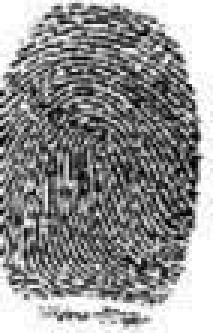
%> input picture Práticas/0 - Old/Práticas 2019_2 - Gabriel Calais/Prática 5/dig1.jpg, 71 x 111 px (shown 3 times larger)
$ octave PRATICA_P2_93506_93529_ELT410.m   (GNU Octave 9; MATLAB toolbox functions it lacks are replaced by stand-ins)
%> lines starting %> are read from the running program, lines starting %| are printed output that depends on the picture
%% UNIVERSIDADE FEDERAL DE VI荗SA
% ELT - 410 SINAIS E SISTEMAS
% Gabriel Pereira de Calais e M醨cio Von Rondow Campos

clc
clear all;
close all;

%% Roteiro Pr醫ica 5

%Fun玢o de Correla玢o Cruzada

%Correla玢o entre senoide e cossenoide

fs = 256;
fo = 8;
tmax = 16;
t = 0:1/fs:tmax;
x1 = sin(2*pi*fo*t); %Cria sinal de senoide
x2 = cos(2*pi*fo*t); %Cria sinal de cossenoide
[Rx1x2,lags] = xcorr(x1,x2,'coeff'); %Calcula a correla玢o entre a senoide e a cossenoide
figure;
subplot(3,1,1); plot(t,x1,'b'); xlabel('Amostra (s)'); ylabel('Amplitude'); title('Senoide');
axis([0 3 -1 1]); %Define o tamanho dos eixos plotados
subplot(3,1,2); plot(t,x2,'r'); xlabel('Amostra (s)'); ylabel('Amplitude'); title('Cossenoide');
axis([0 3 -1 1]);
subplot(3,1,3); plot(lags,Rx1x2,'k'); xlabel('Posi玢o do dado'); ylabel('Amplitude'); title('Correla玢o');
axis([-1000 1000 -1 1]);
%> figure, not shown here; panel 1: curve peaks at x = 0.0312, y = 1; panel 2: curve peaks at x = 0, y = 1; panel 3: curve peaks at x = 8, y = 0.998

%Correla玢o entre dois ru韉os diferentes

r1 = randn(size(t)); %Cria um ru韉o
r2 = randn(size(t));
Rr1r2 = xcorr(r1,r2,'coeff'); %Correlaciona os dois ru韉os
figure;
subplot(3,1,1);plot(t,r1,'b'); xlabel('Amostra (s)'); ylabel('Amplitude'); title('Ru韉o 1');
axis([0 3 -3 3]);
subplot(3,1,2);plot(t,r2,'r'); xlabel('Amostra (s)'); ylabel('Amplitude'); title('Ru韉o 2');
axis([0 3 -3 3]);
subplot(3,1,3);plot(lags,Rr1r2,'k'); xlabel('Posi玢o do dado'); ylabel('Amplitude'); title('Correla玢o');
axis([-1000 1000 -1 1]);
%> figure, not shown here; panel 1: curve peaks at x = 12.73, y = 3.29, above the top of the axes; panel 3: curve peaks at x = 933, y = 0.0482

%Correla玢o entre senoide pura e senoide ruidosa

xn = x1 + sqrt(0.5)*r1; %Cria uma senoide ruidosa; %Vari鈔cia menor
Rxx = xcorr(x1,xn,'coeff'); %Correlaciona a senoide pura com a ruidosa
figure;
subplot(3,1,1);plot(t,x1,'b'); xlabel('Amostra (s)'); ylabel('Amplitude'); title('Senoide Pura');
axis([0 3 -1 1]);
subplot(3,1,2);plot(t,xn,'r'); axis tight %Ajusta o gr醘ico ao tamanho do vetor
xlabel('Amostra (s)'); ylabel('Amplitude'); title('Senoide Ruidosa');
axis([0 3 -3 3]);
subplot(3,1,3);plot(lags,Rxx,'k'); xlabel('Posi玢o do dado'); ylabel('Amplitude'); title('Correla玢o');
axis([-1000 1000 -1 1]);
%> figure, not shown here; panel 1: curve peaks at x = 0.0312, y = 1; panel 2: curve peaks at x = 12.14, y = 3.05, above the top of the axes; panel 3: curve peaks at x = 0, y = 0.702

xn2 = x1 + sqrt(2)*r1; %Cria uma senoide ruidosa; %Vari鈔cia maior
Rxx = xcorr(x1,xn2,'coeff'); %Correlaciona a senoide pura com a ruidosa
figure;
subplot(3,1,1);plot(t,x1,'b'); xlabel('Amostra (s)'); ylabel('Amplitude'); title('Senoide Pura');
axis([0 3 -1 1]);
subplot(3,1,2);plot(t,xn2,'r'); axis tight %Ajusta o gr醘ico ao tamanho do vetor
xlabel('Amostra (s)'); ylabel('Amplitude'); title('Senoide Ruidosa');
axis([0 3 -3 3]);
subplot(3,1,3);plot(lags,Rxx,'k'); xlabel('Posi玢o do dado'); ylabel('Amplitude'); title('Correla玢o');
axis([-1000 1000 -1 1]);
%> figure, not shown here; panel 1: curve peaks at x = 0.0312, y = 1; panel 2: curve peaks at x = 12.14, y = 5.28, above the top of the axes; panel 3: curve peaks at x = 0, y = 0.442

%An醠ise do comportamento da correla玢o de uma senoide pura com uma senoide
%ruidosa com a varia玢o da amplitude do ru韉o

for k = 1:20
    a = xcorr(x1,x1+k*r1,'coeff');
    R(k) = max(a);
end
figure;
plot(R);
xlabel('Amplitude do Ru韉o');
ylabel('Correla玢o entre senoide pura e senoide ruidosa');
title('Correla玢o x Amplitude de Ru韉o');
%> figure, not shown here; curve peaks at x = 1, y = 0.572

%Autocorrela鏰o

n1 = 0:19;
x1 = zeros(1,length(n1));
for i = 0:19
    x1(i+1) = 0.1^i; %Cria a fun玢o x[n]=0.1^n
end
[C1,c1] = xcorr(x1,x1,'coeff'); %Realiza a autocorrela玢o do sinal
figure;
subplot(3,1,1); plot(c1,C1,'b');
title('Autocorrela玢o de x[n]=0.1^n');
xlabel('Amostra (s)');
ylabel('Amplitude');

n2 = 0:19;
x2 = zeros(1,length(n2));
for i = 0:19
    x2(i+1) = 0.5^i; %Cria a fun玢o x[n]=0.5^n
end
[C2,c2] = xcorr(x2,x2,'coeff'); %Realiza a autocorrela玢o do sinal
subplot(3,1,2); plot(c2,C2,'k');
title('Autocorrela玢o de x[n]=0.5^n');
xlabel('Amostra (s)');
ylabel('Amplitude');

n3 = 0:19;
x3 = zeros(1,length(n3));
for i = 0:19
    x3(i+1) = 0.8^i; %Cria a fun玢o x[n]=0.8^n
end
[C3,c3] = xcorr(x3,x3,'coeff'); %Realiza a autocorrela玢o do sinal
subplot(3,1,3); plot(c3,C3,'r');
title('Autocorrela玢o de x[n]=0.8^n');
xlabel('Amostra (s)');
ylabel('Amplitude');
%> figure, not shown here; panel 1: curve peaks at x = 0, y = 1

%Filtragem com convolu玢o

x1 = sin(2*pi*fo*t);
F = 5;
f = ones(1,F)./F; %Cria um vetor filtro
xc = conv(xn,f); %Filtra o sinal, convoluindo-o
figure;
plot(t,xc(1:length(t)));
title('Convolu玢o de xn com f'); xlabel('Amostra (s)'); ylabel('Amplitude');
axis([0 3 -2 2]);
%> figure, not shown here; curve peaks at x = 3.79, y = 1.92
[Rxx,c] = xcorr(xc(1:length(t)),x1); %Correlaciona o sinal original com o sinal filtrado
figure;
subplot(3,1,1);plot(t,xc(1:length(t)),'b');
title('Sinal convolu韉o (xc)'); xlabel('Amostra (s)'); ylabel('Amplitude');
axis([0 3 -1 1]);
subplot(3,1,2);plot(t(1:length(x1)),x1,'r');
title('Sinal x1'); xlabel('Amostra (s)'); ylabel('Amplitude');
axis([0 3 -1 1]);
subplot(3,1,3);plot(c,Rxx,'k');
title('Correla玢o de x1 e xc'); xlabel('Amostra (s)'); ylabel('Amplitude');
axis([-4000 4000 -2000 2000]);
%> figure, not shown here; panel 1: curve peaks at x = 3.79, y = 1.92, above the top of the axes; panel 2: curve peaks at x = 0.0312, y = 1; panel 3: curve peaks at x = 2, y = 1966.5

%Alterando F

F = 50; %F com valor maior
f = ones(1,F)./F; %Cria um vetor filtro
xc = conv(xn,f); %Filtra o sinal, convoluindo-o
figure;
plot(t,xc(1:length(t)));
title('Convolu玢o de xn com f'); xlabel('Amostra (s)'); ylabel('Amplitude');
axis([0 3 -0.6 0.6]);
%> figure, not shown here; curve peaks at x = 15.95, y = 0.433
[Rxx,c] = xcorr(xc(1:length(t)),x1); %Correlaciona o sinal original com o sinal filtrado
figure;
subplot(3,1,1);plot(t,xc(1:length(t)),'b');
title('Sinal convolu韉o (xc)'); xlabel('Amostra (s)'); ylabel('Amplitude');
axis([0 3 -1 1]);
subplot(3,1,2);plot(t(1:length(x1)),x1,'r');
title('Sinal x1'); xlabel('Amostra (s)'); ylabel('Amplitude');
axis([0 3 -1 1]);
subplot(3,1,3);plot(c,Rxx,'k');
title('Correla玢o de x1 e xc'); xlabel('Amostra (s)'); ylabel('Amplitude');
axis([-4000 4000 -500 500]);
%> figure, not shown here; panel 1: curve peaks at x = 15.95, y = 0.433; panel 2: curve peaks at x = 0.0312, y = 1; panel 3: curve peaks at x = 9, y = 405.5

%Promedia玢o

M = 16; %Define o n鷐ero de janelas da promedia玢o
xp = xn(1:tmax*fs/M);
for k = 1:(M-1)
    xp = xp+xn((k*tmax*fs/M+1):((k+1)*tmax*fs/M)); %Somat髍io que realiza a promedia玢o
end
xp = xp./M;
figure;
plot(t(1:tmax*fs/M),xp);
title('Sinal Promediado');xlabel('Amostra (s)');ylabel('Amplitude');
%> after `ylabel('Amplitude')`:
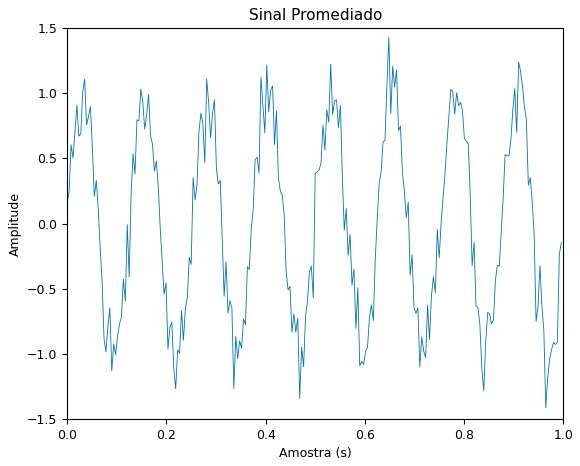
%> figure redrawn from the program's plot data; curve peaks at x = 0.648, y = 1.43

[Rxx,v] = xcorr(xp,x1(1:tmax*fs/M),'coeff'); %Correlaciona o sinal original com o sinal promediado
figure;
subplot(3,1,1);plot(t(1:length(xp)),xp,'b');
title('Sinal Promediado');xlabel('Amostra (s)');ylabel('Amplitude');
subplot(3,1,2);plot(t(1:length(x1)),x1,'r');
title('Sinal Original');xlabel('Amostra (s)');ylabel('Amplitude');
axis([0 1 -1 1]);
subplot(3,1,3);plot(v,Rxx,'k');
title('Correla玢o');xlabel('Amostra (s)');ylabel('Amplitude');
axis([-250 250 -1 1]);
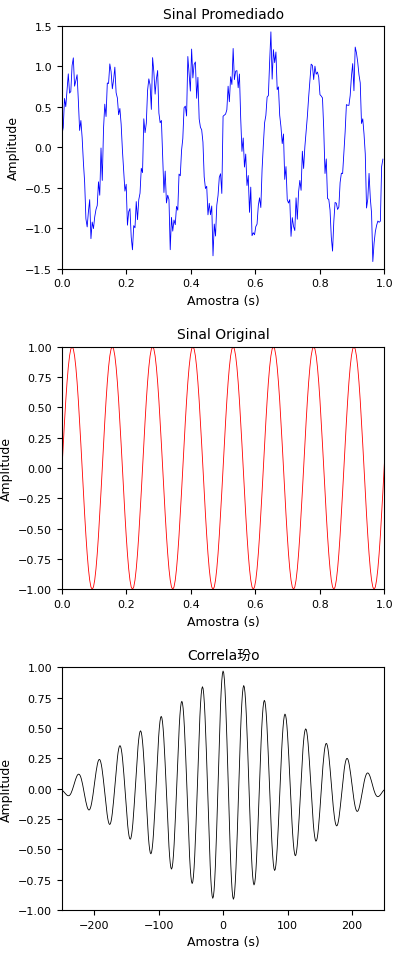
%> figure redrawn from the program's plot data, 3 panels; panel 1: curve peaks at x = 0.648, y = 1.43; panel 2: curve peaks at x = 0.0312, y = 1; panel 3: curve peaks at x = 0, y = 0.969

%Alterando o n鷐ero de janelas M

M = 64; %N鷐ero maior de janelas
xp = xn(1:tmax*fs/M);
for k = 1:(M-1)
    xp = xp+xn(k*tmax*fs/M+1:((k+1)*tmax*fs/M)); %Somat髍io que realiza a promedia玢o
end
xp = xp./M;
figure;
plot(t(1:tmax*fs/M),xp);
title('Sinal Promediado');xlabel('Amostra (s)');ylabel('Amplitude');

[Rxx,u] = xcorr(xp,x1(1:tmax*fs/M),'coeff'); %Correlaciona o sinal original com o sinal promediado
figure;
subplot(3,1,1);plot(t(1:length(xp)),xp,'b');
title('Sinal Promediado');xlabel('Amostra (s)');ylabel('Amplitude');
subplot(3,1,2);plot(t(1:length(x1)),x1,'r');
title('Sinal Original');xlabel('Amostra (s)');ylabel('Amplitude');
axis([0 1 -1 1]);
subplot(3,1,3);plot(u,Rxx,'k');
title('Correla玢o');xlabel('Amostra (s)');ylabel('Amplitude');
axis([-40 40 -1 1]);

%Correla玢o em imagens

dig1 = imread('dig1.jpg'); %Importa a digital do suspeito 1
%> dig1 is the input picture: size 111x71 uint8; min 0, max 255, mean 145.3
dig2 = imread('dig2.jpg'); %Importa a digital do suspeito 2
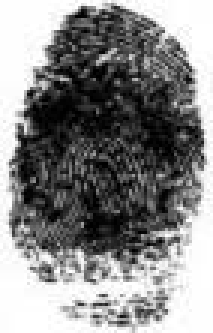
%> input picture Práticas/0 - Old/Práticas 2019_2 - Gabriel Calais/Prática 5/dig2.jpg, 71 x 111 px (shown 3 times larger)
%> dig2 is the input picture: size 111x71 uint8; min 0, max 255, mean 136
dig3 = imread('dig3.jpg'); %Importa a digital do suspeito 3
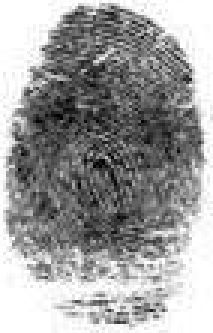
%> input picture Práticas/0 - Old/Práticas 2019_2 - Gabriel Calais/Prática 5/dig3.jpg, 71 x 111 px (shown 3 times larger)
%> dig3 is the input picture: size 111x71 uint8; min 0, max 255, mean 157.8
dig4 = imread('dig4.jpg'); %Importa a digital do suspeito 4
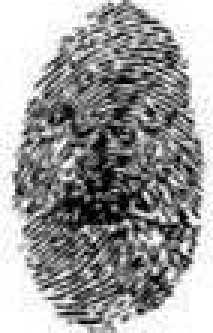
%> input picture Práticas/0 - Old/Práticas 2019_2 - Gabriel Calais/Prática 5/dig4.jpg, 71 x 111 px (shown 3 times larger)
%> dig4 is the input picture: size 111x71 uint8; min 0, max 255, mean 156.6
dig5 = imread('dig5.jpg'); %Importa a digital do suspeito 5
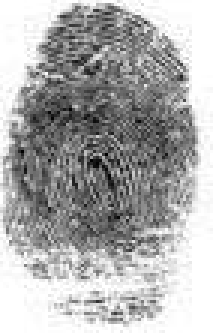
%> input picture Práticas/0 - Old/Práticas 2019_2 - Gabriel Calais/Prática 5/dig5.jpg, 71 x 111 px (shown 3 times larger)
%> dig5 is the input picture: size 111x71 uint8; min 0, max 255, mean 172.7
dig6 = imread('dig6.jpg'); %Importa a digital do suspeito 6
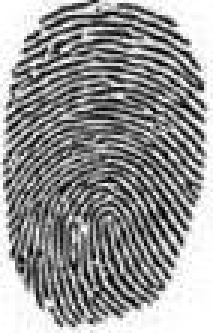
%> input picture Práticas/0 - Old/Práticas 2019_2 - Gabriel Calais/Prática 5/dig6.jpg, 71 x 111 px (shown 3 times larger)
%> dig6 is the input picture: size 111x71 uint8; min 0, max 255, mean 149.4
%> (the run ends here)
